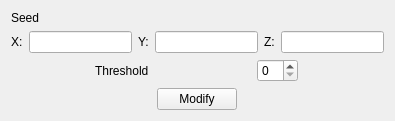
<?xml version="1.0" encoding="UTF-8"?>
<ui version="4.0">
 <class>SeedGrowSegmentationFilterSetup</class>
 <widget class="QWidget" name="SeedGrowSegmentationFilterSetup">
  <property name="geometry">
   <rect>
    <x>0</x>
    <y>0</y>
    <width>395</width>
    <height>111</height>
   </rect>
  </property>
  <property name="windowTitle">
   <string>Form</string>
  </property>
  <layout class="QVBoxLayout" name="verticalLayout">
   <item>
    <widget class="QLabel" name="label_2">
     <property name="text">
      <string>Seed</string>
     </property>
    </widget>
   </item>
   <item>
    <layout class="QHBoxLayout" name="horizontalLayout_2">
     <item>
      <widget class="QLabel" name="label_3">
       <property name="sizePolicy">
        <sizepolicy hsizetype="Maximum" vsizetype="Preferred">
         <horstretch>0</horstretch>
         <verstretch>0</verstretch>
        </sizepolicy>
       </property>
       <property name="text">
        <string>X:</string>
       </property>
      </widget>
     </item>
     <item>
      <widget class="QLineEdit" name="m_xSeed">
       <property name="enabled">
        <bool>true</bool>
       </property>
       <property name="sizePolicy">
        <sizepolicy hsizetype="Preferred" vsizetype="Fixed">
         <horstretch>0</horstretch>
         <verstretch>0</verstretch>
        </sizepolicy>
       </property>
       <property name="minimumSize">
        <size>
         <width>35</width>
         <height>0</height>
        </size>
       </property>
       <property name="text">
        <string/>
       </property>
       <property name="readOnly">
        <bool>true</bool>
       </property>
      </widget>
     </item>
     <item>
      <widget class="QLabel" name="label_4">
       <property name="sizePolicy">
        <sizepolicy hsizetype="Maximum" vsizetype="Preferred">
         <horstretch>0</horstretch>
         <verstretch>0</verstretch>
        </sizepolicy>
       </property>
       <property name="text">
        <string>Y:</string>
       </property>
      </widget>
     </item>
     <item>
      <widget class="QLineEdit" name="m_ySeed">
       <property name="sizePolicy">
        <sizepolicy hsizetype="Preferred" vsizetype="Fixed">
         <horstretch>0</horstretch>
         <verstretch>0</verstretch>
        </sizepolicy>
       </property>
       <property name="minimumSize">
        <size>
         <width>35</width>
         <height>0</height>
        </size>
       </property>
       <property name="readOnly">
        <bool>true</bool>
       </property>
      </widget>
     </item>
     <item>
      <widget class="QLabel" name="label_5">
       <property name="sizePolicy">
        <sizepolicy hsizetype="Maximum" vsizetype="Preferred">
         <horstretch>0</horstretch>
         <verstretch>0</verstretch>
        </sizepolicy>
       </property>
       <property name="text">
        <string>Z:</string>
       </property>
      </widget>
     </item>
     <item>
      <widget class="QLineEdit" name="m_zSeed">
       <property name="sizePolicy">
        <sizepolicy hsizetype="Preferred" vsizetype="Fixed">
         <horstretch>0</horstretch>
         <verstretch>0</verstretch>
        </sizepolicy>
       </property>
       <property name="minimumSize">
        <size>
         <width>35</width>
         <height>0</height>
        </size>
       </property>
       <property name="readOnly">
        <bool>true</bool>
       </property>
      </widget>
     </item>
    </layout>
   </item>
   <item>
    <layout class="QHBoxLayout" name="horizontalLayout">
     <item>
      <widget class="QLabel" name="label">
       <property name="sizePolicy">
        <sizepolicy hsizetype="Maximum" vsizetype="Preferred">
         <horstretch>0</horstretch>
         <verstretch>0</verstretch>
        </sizepolicy>
       </property>
       <property name="maximumSize">
        <size>
         <width>72</width>
         <height>16777215</height>
        </size>
       </property>
       <property name="text">
        <string>Threshold</string>
       </property>
      </widget>
     </item>
     <item>
      <widget class="QSpinBox" name="m_threshold">
       <property name="sizePolicy">
        <sizepolicy hsizetype="Maximum" vsizetype="Fixed">
         <horstretch>0</horstretch>
         <verstretch>0</verstretch>
        </sizepolicy>
       </property>
      </widget>
     </item>
    </layout>
   </item>
   <item>
    <spacer name="verticalSpacer">
     <property name="orientation">
      <enum>Qt::Vertical</enum>
     </property>
     <property name="sizeHint" stdset="0">
      <size>
       <width>0</width>
       <height>0</height>
      </size>
     </property>
    </spacer>
   </item>
   <item>
    <layout class="QHBoxLayout" name="horizontalLayout_3">
     <item>
      <widget class="QPushButton" name="modify">
       <property name="sizePolicy">
        <sizepolicy hsizetype="Maximum" vsizetype="Fixed">
         <horstretch>0</horstretch>
         <verstretch>0</verstretch>
        </sizepolicy>
       </property>
       <property name="text">
        <string>Modify</string>
       </property>
      </widget>
     </item>
    </layout>
   </item>
  </layout>
 </widget>
 <resources/>
 <connections/>
</ui>
